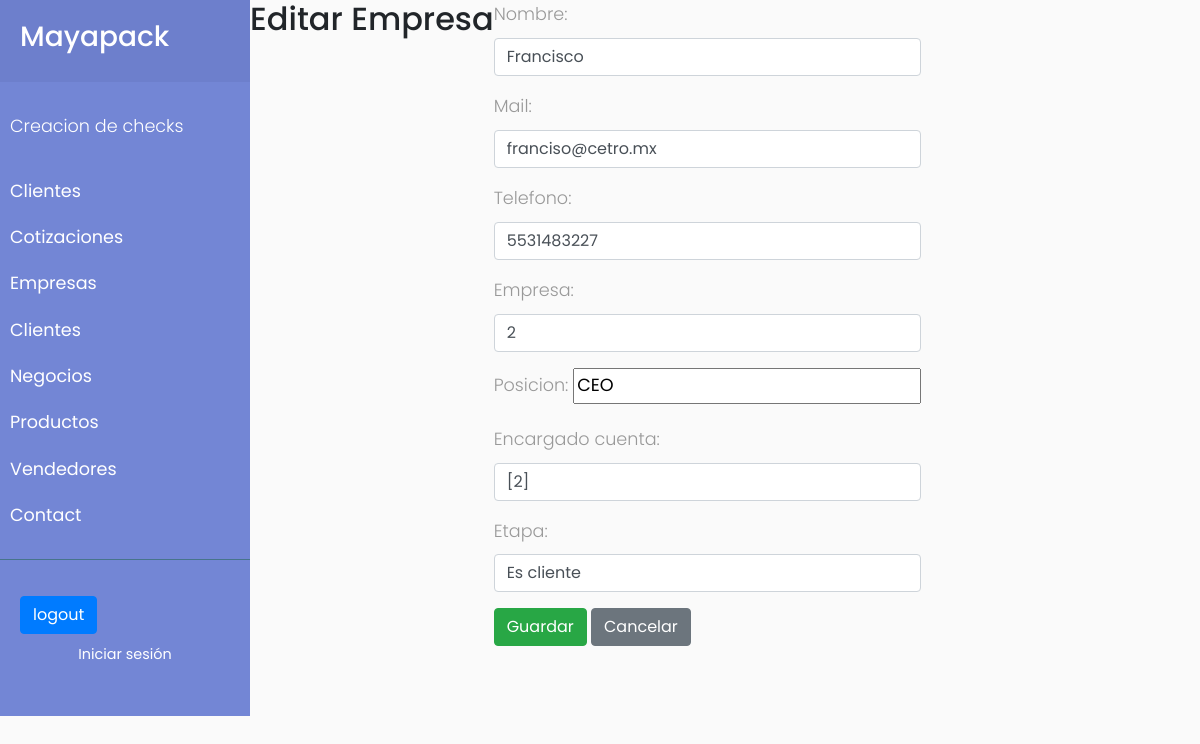
Page /clientes/1/update/ on the committed database.
### clientes/models.py (models this page shows, shortened)
class Cliente(models.Model):
    ETAPAS = [
        ('inicial', 'Inicial'),
        ('primer_contacto', 'Primer Contacto'),
        ('seguimiento', 'Seguimiento'),
        ('propuesta_enviada', 'Propuesta Enviada'),
        ('cerrado', 'Cerrado'),
        ('perdido', 'Perdido'),
        ('es_cliente', 'Es cliente'),
    ]
    nombre = models.CharField(max_length=255)
    mail = models.EmailField()
    telefono = models.CharField(max_length=15)
    empresa = models.ForeignKey('empresas.Empresa', on_delete=models.CASCADE, null=True, blank=True)  # En el futuro podría ser una ForeignKey a Empresa
    posicion=models.CharField(max_length=255, null=True, default='Desconocido')
    encargado_cuenta = models.ManyToManyField(User, null=True)
    etapa = models.CharField(max_length=50, choices=ETAPAS, default='inicial')

### clientes/views.py (the view)
# urls.py: path('clientes/<int:pk>/update/', views.cliente_update, name='cliente_update'),
def cliente_update(request, pk):
    cliente = get_object_or_404(Cliente, pk=pk)
    if request.method == 'POST':
        form = ClienteForm(request.POST, instance=cliente)
        if form.is_valid():
            form.save()
            return redirect('cliente_list')
    else:
        form = ClienteForm(instance=cliente)
    return render(request, 'clientes/cliente_form.html', {'form': form})

### clientes/forms.py
class ClienteForm(forms.ModelForm):
    class Meta:
        model = Cliente
        fields = '__all__'
        widgets = {
            'nombre': forms.TextInput(attrs={'class': 'form-control'}),
            'mail': forms.EmailInput(attrs={'class': 'form-control'}),
            'telefono': forms.TextInput(attrs={'class': 'form-control'}),
            'empresa': forms.TextInput(attrs={'class': 'form-control'}),
            'encargado_cuenta': forms.TextInput(attrs={'class': 'form-control'}),
            'etapa': forms.Select(attrs={'class': 'form-control'}),
        }

### clientes/templates/clientes/cliente_form.html (shortened to what this page needs)
{% extends 'base.html' %}
{% block content %}
<h2>{{ form.instance.pk|yesno:"Editar,Crear" }} {{ form.instance.pk|yesno:"Empresa,Cliente" }}</h2>
<form method="POST">
    {{ form.as_p }}
    <button type="submit" class="btn btn-success">Guardar</button>
    <a href="{% if form.instance.pk %}{% url 'empresa_list' %}{% else %}{% url 'cliente_list' %}{% endif %}" class="btn btn-secondary">Cancelar</a>
</form>
{% endblock %}

### cotizaciones/static/cotizaciones/css/sidemenu.css (style rules this page uses)
body { font-family: 'Poppins', sans-serif; background: #fafafa; }
p { font-family: 'Poppins', sans-serif; font-size: 1.1em; font-weight: 300; line-height: 1.7em; color: #999; }
a, a:hover, a:focus { color: inherit; text-decoration: none; transition: all 0.3s; }

### rows in the picture
Cliente: nombre "Francisco", mail "franciso@cetro.mx", telefono "5531483227", empresa "2", posicion "CEO", etapa "Es cliente"
